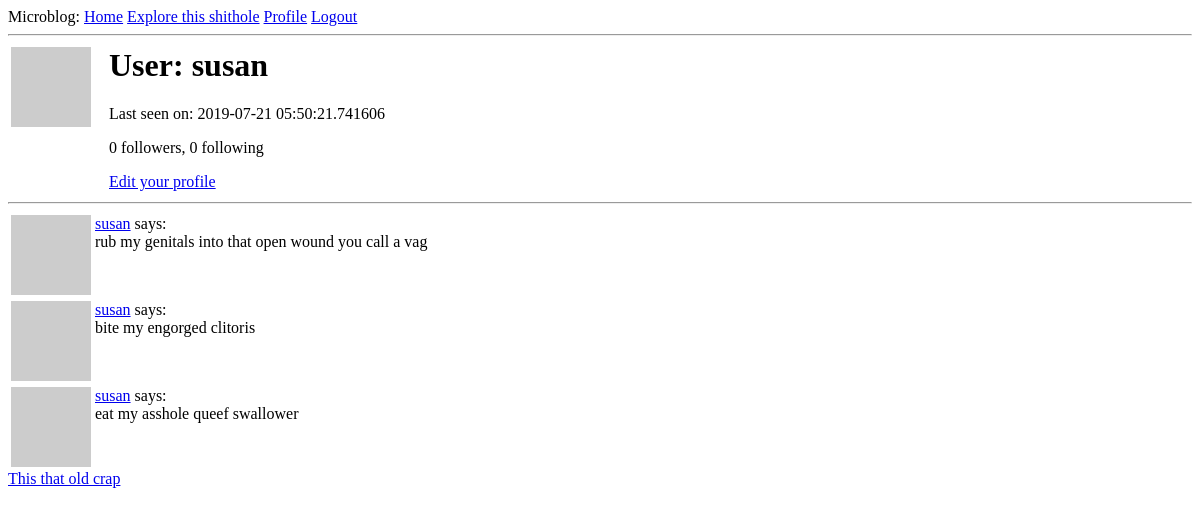
Before: /user/susan (signed in) with the older database file.
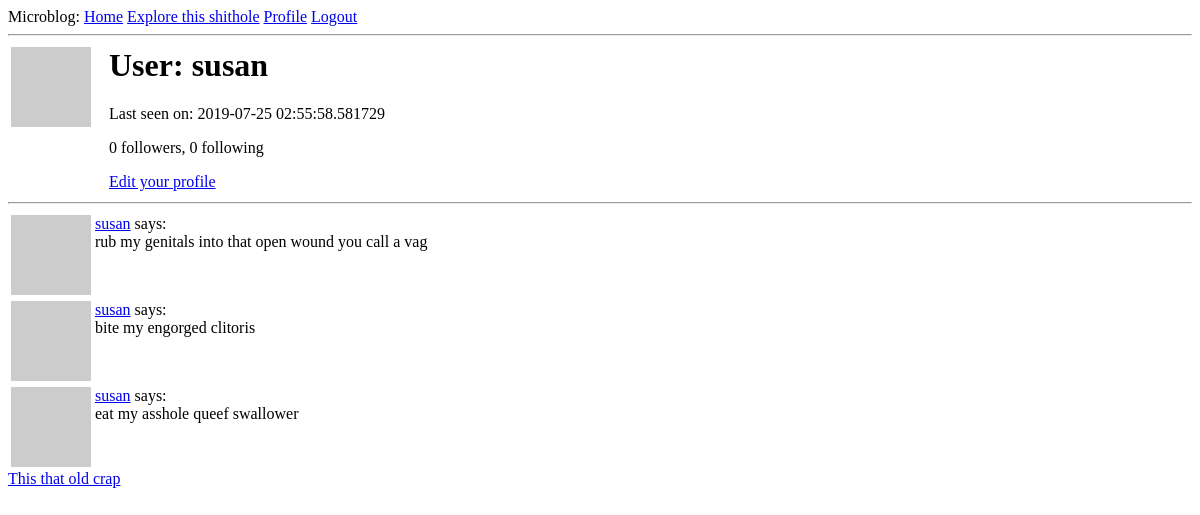
After: the same page with the newer database file.
### app/models.py (models this page shows, shortened)
class User(UserMixin, db.Model):
    id = db.Column(db.Integer, primary_key=True)
    username = db.Column(db.String(64), index=True, unique=True)
    email = db.Column(db.String(120), index=True, unique=True)
    password_hash = db.Column(db.String(128))
    posts = db.relationship('Post', backref='author', lazy='dynamic')
    about_me = db.Column(db.String(140))
    last_seen = db.Column(db.DateTime, default=datetime.utcnow)
    followed = db.relationship(
        'User', secondary=followers,
        primaryjoin=(followers.c.follower_id == id),
        secondaryjoin=(followers.c.followed_id == id),
        backref=db.backref('followers', lazy='dynamic'), lazy='dynamic')
    def avatar(self, size):
        digest = md5(self.email.lower().encode('utf-8')).hexdigest()
        return 'https://www.gravatar.com/avatar/{}?d=identicon&s={}'.format(digest, size)

### app/routes.py (the view)
@app.route('/user/<username>')
@login_required
def user(username):
    user = User.query.filter_by(username=username).first_or_404()
    page = request.args.get('page', 1, type=int)
    posts = user.posts.order_by(Post.timestamp.desc()).paginate(
        page, app.config['POSTS_PER_PAGE'], False)
    next_url = url_for('user', username=user.username, page=posts.next_num) \
        if posts.has_next else None
    prev_url = url_for('user', username=user.username, page=posts.prev_num) \
        if posts.has_prev else None
    return render_template('user.html', user=user, posts=posts.items, next_url=next_url, prev_url=prev_url)

### app/models.py (called while the page is built)
@login.user_loader
def load_user(id):
    return User.query.get(int(id))

### app/routes.py (called while the page is built)
@app.before_request
def before_request():
    if current_user.is_authenticated:
        current_user.last_seen = datetime.utcnow()
        db.session.commit()

### app/templates/user.html (shortened to what this page needs)
{% extends "base.html" %}
{% block content %}
    <table>
        <tr valign="top">
            <td><img src="{{ user.avatar(128) }}"</td>
            <td style="padding-left:15px !important;">
                <h1>User: {{ user.username }}</h1>
                {% if user.last_seen %}<p>Last seen on: {{ user.last_seen }}</p>{% endif %}
                <p>{{ user.followers.count() }} followers, {{ user.followed.count() }} following</p>
                {% if user == current_user %}
                <p><a href="{{ url_for('edit_profile') }}">Edit your profile</a></p>
                {% elif not current_user.is_following(user) %}
                <p><a href="{{ url_for('follow', username=user.username) }}">Follow this badass motherfucker</a></p>
                {% else %}
                <p><a href="{{ url_for('unfollow', username=user.username) }}">Unfollow this shitbag</a></p>
                {% endif %}
            </td>
        </tr>
    </table>
    <hr>
    {% for post in posts %}
        {% include '_post.html' %}
    {% endfor %}
    {% if next_url %}
    <a href="{{ next_url }}">This that old crap</a>
    {% endif %}
{% endblock %}

Changed rows visible on the page:
changed User "susan": last_seen "2019-07-21 05:50:21.741606" → "2019-07-25 02:55:58.581729"
